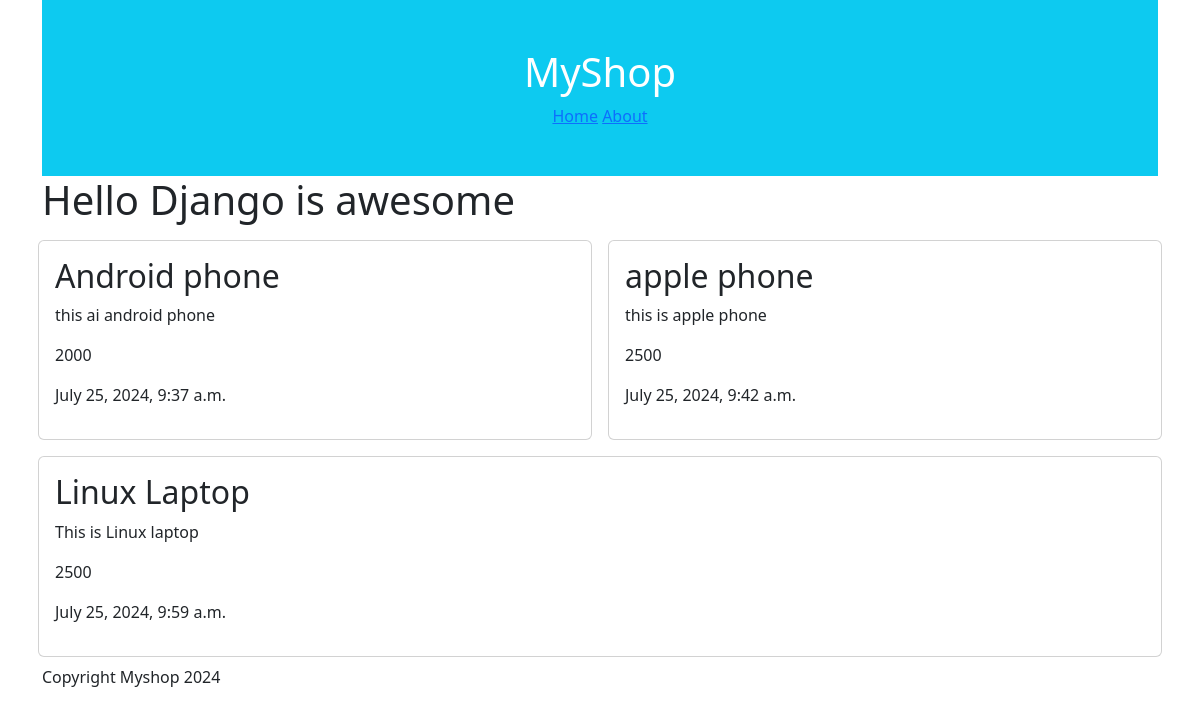
The page / on the database its author committed.
### pages/models.py (models this page shows, shortened)
class Product(models.Model):
    name= models.CharField(max_length=255)
    description= models.TextField()
    price= models.CharField(max_length=255)
    sale = models.CharField(max_length=255)
    created_at= models.DateTimeField(auto_now_add=True)

### pages/views.py (the view)
# urls.py: path('',homepage ),
def homepage(request):
    products= Product.objects.all()
    data = {
        'products': products
    }
    return render(request, 'home.html', data)

### Templates/home.html
{% extends 'base.html' %} {% block content %}
    <h1>Hello Django is awesome</h2>
    <div class="row">
    {%for product in products %}
    <div class="col-md-4 card card-body p-3 m-2">
    <h2>{{product.name}}</h2>
    <p>{{product.description}}</P>
    <p>{{product.price}}</P>
    <p>{{product.created_at}}</P>
    </div>
    {% endfor %}
     </div>
{% endblock %}

### Templates/base.html (shortened to what this page needs)
<!DOCTYPE html>
<html lang="en">
<head>
    <link href="https://cdn.jsdelivr.net/npm/bootstrap@5.3.3/dist/css/bootstrap.min.css" rel="stylesheet">
</head>
<body>
<div class="container">
    {% include 'inc/navbar.html' %} {% block content %} {% endblock %}
<footer>{% include 'inc/footer.html' %}</footer>
</div>
</body>
</html>

### Templates/inc/navbar.html
<div class="text-center bg-info text-white py-5">
    <h1>MyShop</h1>
    <a href="/">Home</a>
    <a href="/about">About</a>
</div>

### Templates/inc/footer.html
<p>Copyright Myshop 2024</P>

### rows shown on the page
Product: name "Android phone", description "this ai android phone", price "2000", created_at "July 25, 2024, 9:37 a.m."
Product: name "apple phone", description "this is apple phone", price "2500", created_at "July 25, 2024, 9:42 a.m."
Product: name "Linux Laptop", description "This is Linux laptop", price "2500", created_at "July 25, 2024, 9:59 a.m."
